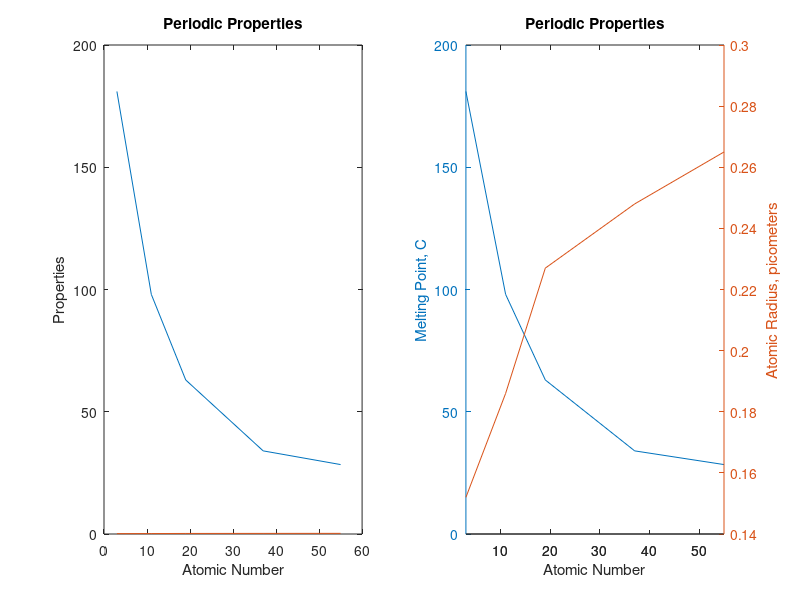

MATLAB code to generate this figure:
% Example 5.5

clear,clc

% Define the variables
atomic_number = [3 11 19 37 55];
melting_point = [181 98 63 34 28.4];
atomic_radius = [0.152 0.186 0.227 0.2480 0.2650];
% Create the plot with two lines on the same scale
subplot(1,2,1)
plot(atomic_number, melting_point, atomic_number, atomic_radius)
title('Periodic Properties')
xlabel('Atomic Number')
ylabel('Properties')
% Create the second plot with two different y scales
subplot(1,2,2)
h = plotyy(atomic_number, melting_point, atomic_number, atomic_radius)
title('Periodic Properties')
xlabel('Atomic Number')
ylabel('Melting Point, C')
ylabel(h(2), 'Atomic Radius, picometers')